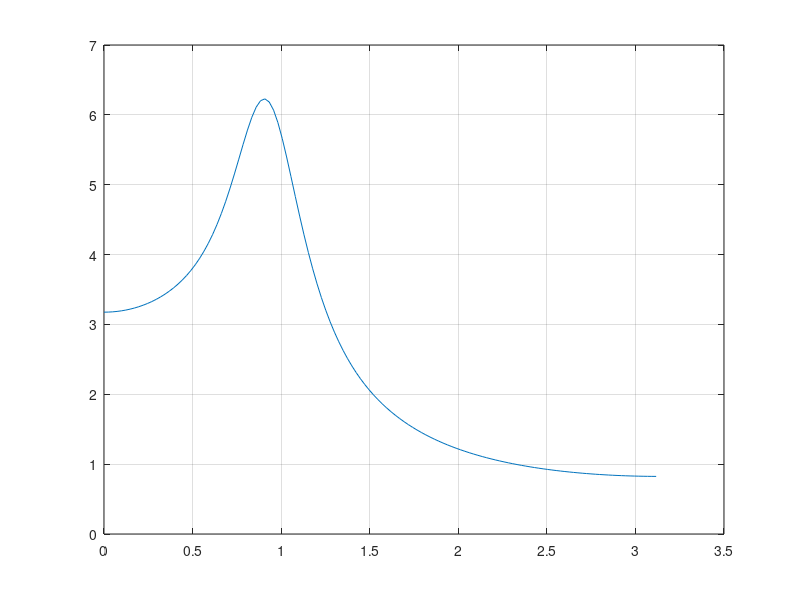

This chart was generated by the following MATLAB code: (Note: this script raises an error after producing the figure.)
close all
clear
clc

[b, a] = butter(5, 0.3);
grpdelay(b, a, 128);

n = 0:30;
x = sin(0.2*pi*n);
y = filter(b,a,x);
ex_13_2_plot();

